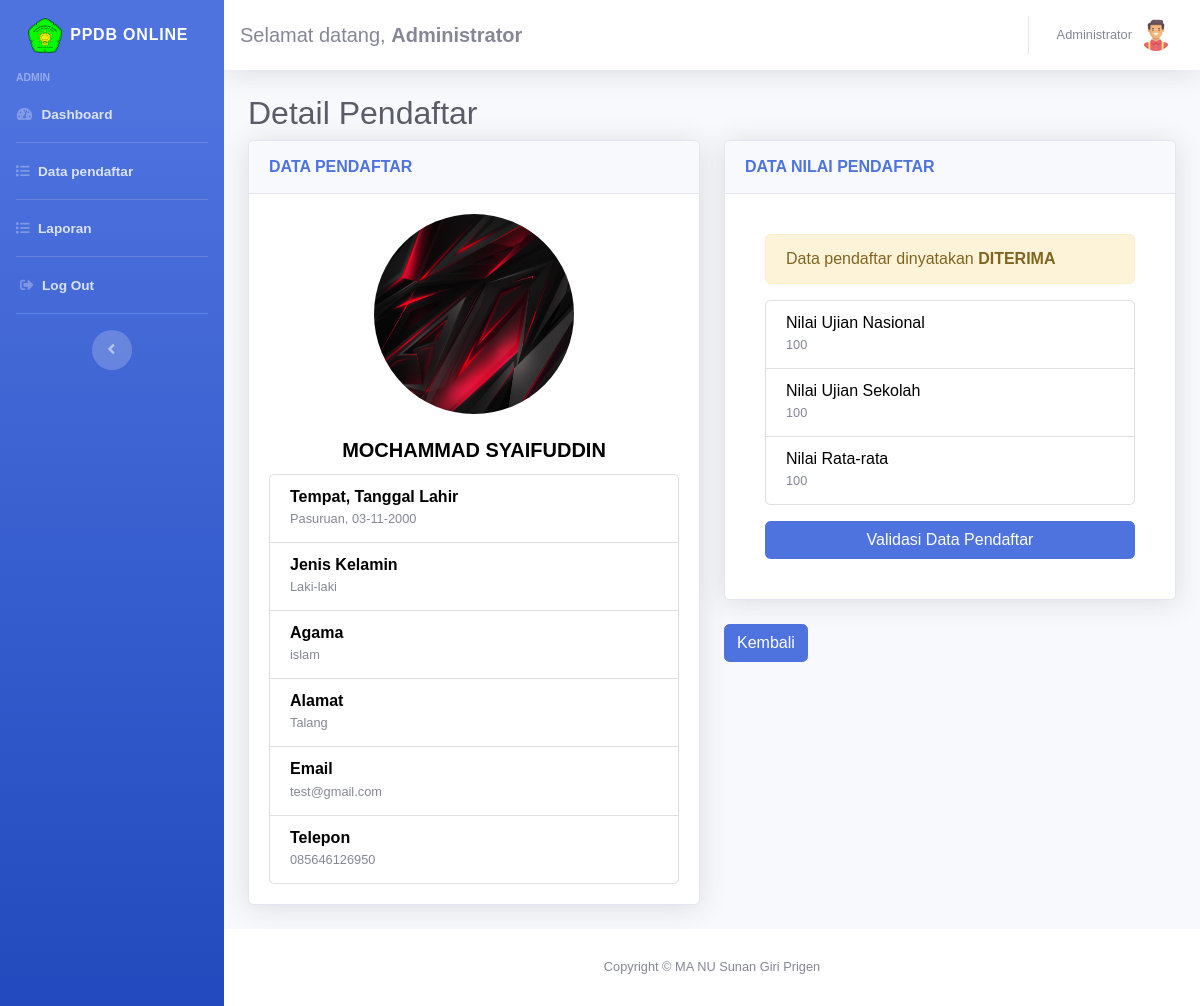
The page /admin/detailpendaftar.php?id=12 (signed in) on the database its author committed.
### tables this page shows
CREATE TABLE `pendaftar` (
  `id` int(11) NOT NULL,
  `nama` varchar(100) DEFAULT NULL,
  `tmpt_lahir` varchar(100) DEFAULT NULL,
  `tgl_lahir` date DEFAULT NULL,
  `jenis_kelamin` varchar(10) DEFAULT NULL,
  `agama` varchar(45) DEFAULT NULL,
  `alamat` text DEFAULT NULL,
  `email` varchar(100) DEFAULT NULL,
  `telepon` varchar(45) DEFAULT NULL,
  `foto` varchar(100) NOT NULL,
  `users_id` int(11) DEFAULT NULL
);

CREATE TABLE `nilai` (
  `id` int(11) NOT NULL,
  `nilai_un` double DEFAULT NULL,
  `nilai_us` double DEFAULT NULL,
  `nilai_rata` double(100,0) NOT NULL,
  `status` int(1) NOT NULL,
  `pendaftar_id` int(11) DEFAULT NULL
);

### controller/admin_detailpendaftar_control.php (called while the page is built, shortened)
<?php
$id_pendaftar = $_GET['id'];
$sql_pendaftar = "SELECT * FROM pendaftar where id='$id_pendaftar'";
$result_pendaftar = mysqli_query($koneksi, $sql_pendaftar);
$data_pendaftar = mysqli_fetch_array($result_pendaftar);
$sql_nilai = "SELECT * FROM nilai where pendaftar_id='$id_pendaftar'";
$result_nilai = mysqli_query($koneksi, $sql_nilai);
$data_nilai = mysqli_fetch_array($result_nilai);
?>

### admin/detailpendaftar.php (the view, shortened to what this page needs)
<?php include('../config/auto_load.php'); ?>
<?php include('../controller/admin_detailpendaftar_control.php'); ?>
<?php include('../template/header.php'); ?>
  <div class="container-fluid">
    <h2 class="text-gray-800">Detail Pendaftar</h2>
      <div class="row">
          <div class="col-md-6">
              <div class="card shadow mb-4">
                  <div class="card-header py-3">
                      <h6 class="m-0 font-weight-bold text-primary">DATA PENDAFTAR</h6>
                  </div>
                  <div class="card-body">
                      <div class="text-center">
                      <?php
                            if($data_pendaftar['foto'] != NULL) {
                                $foto = '../uploads/' . $data_pendaftar['foto'];
                            } else {
                                $foto = '../assets/img/avatar.png';
                            }
                        ?>
                          <img src="<?= $foto ?>" alt="fotoprofil" class="img-fuild rounded-circle" style="width: 200px; height:200px">
                      </div>
                      <h5 class="text-center card-title mt-4 text-uppercase" style="color: black">
                      <b><?= $data_pendaftar['nama'] ?></b>
                      </h5>
                          <ul class="list-group">
                          <li class="list-group-item ">
                                <h6 class="mb-0" style="color: black"><b>Tempat, Tanggal Lahir</b></h6>
                                <small class="text-muted"><?= $data_pendaftar['tmpt_lahir'] ?>, <?= date("d-m-Y", strtotime($data_pendaftar['tgl_lahir'] ))?></small>
                            </li>
                            <li class="list-group-item ">
                                <?php
                                    if($data_pendaftar['jenis_kelamin'] == 'L'){
                                        $kelamin = "Laki-laki";
                                    }  else {
                                        $kelamin = "Laki-Perempuan";
                                    }
                                ?>
                                <h6 class="mb-0" style="color: black"><b>Jenis Kelamin</b></h6>
                                <small><?= $kelamin ?></small>
                            </li>
                            <li class="list-group-item ">
                                <h6 class="mb-0" style="color: black"><b>Agama</b></h6>
                                <small> <?= $data_pendaftar['agama'] ?> </small>
                            </li>
                            <li class="list-group-item ">
                                <h6 class="mb-0" style="color: black"><b>Alamat</b></h6>
                                <small> <?= $data_pendaftar['alamat'] ?> </small>
                            </li>
                            <li class="list-group-item ">
                                <h6 class="mb-0" style="color: black"><b>Email</b></h6>
                                <small><?= $data_pendaftar['email'] ?></small>
                            </li>
                            <li class="list-group-item ">
                                <h6 class="mb-0" style="color: black"><b>Telepon</b></h6>
                                <small><?= $data_pendaftar['telepon'] ?></small>
                            </li>
                          </ul>
                  </div>
              </div>
          </div>
          <div class="col-md-6">
              <div class="card shadow mb-4">
                  <div class="card-header py-3">
                      <h6 class="m-0 font-weight-bold text-primary">DATA NILAI PENDAFTAR</h6>
                  </div>
                  <div class="card-body">
                      <div class="card-body">
                        <?php
                            if ($data_nilai['status'] == 0) {
                               echo '<div class="alert alert-warning">
                               Data pendaftar belum divalidasi
                           </div>';
                            }
                            else if ($data_nilai['status'] == 1) {
                               echo '<div class="alert alert-warning">
                               Data pendaftar dinyatakan <b>DITERIMA</b>
                                 </div>';
                            }
                            else if ($data_nilai['status'] == 2) {
                               echo '<div class="alert alert-warning">
                               Data pendaftar dinyatakan <b>DITOLAK</b>
                                 </div>';
                            }
                        ?>
                          <ul class="list-group">
                              <li class="list-group-item">
                                  <h6 class="mb-0" style="color: black">Nilai Ujian Nasional</h6>
                                  <small class="text-muted"> <?= $data_nilai['nilai_un']?> </small>
                              </li>
                              <li class="list-group-item">
                                  <h6 class="mb-0" style="color: black">Nilai Ujian Sekolah</h6>
                                  <small class="text-muted"> <?= $data_nilai['nilai_us']?> </small>
                              </li>
                              <li class="list-group-item">
                                  <h6 class="mb-0" style="color: black">Nilai Rata-rata</h6>
                                  <small class="text-muted"><?= $data_nilai['nilai_rata']?></small>
                              </li>
                          </ul>
                          <button type="button" class="btn btn-primary mt-3 btn-block" data-toggle="modal" data-target="#modalvalidasi">
                              Validasi Data Pendaftar
                          </button>
                      </div>
                  </div>
              </div>
              <a href="pendaftaran.php" class="btn btn-primary ">Kembali</a>
          </div>
      </div>
  </div>
  </div>
<?php include('../template/footer.php'); ?>

### assets/css/style.css (style rules this page uses)
body { font-family: sans-serif; background-attachment: fixed; background-image: url("../img/bg-ma.jpg"); background-repeat: no-repeat; background-size: cover; }

### rows shown on the page
pendaftar: foto (picture), nama "MOCHAMMAD SYAIFUDDIN", tmpt_lahir "Pasuruan", tgl_lahir "03-11-2000", jenis_kelamin "Laki-laki", agama "islam", alamat "Talang", email "test@gmail.com", telepon "085646126950"
nilai: nilai_un "100", nilai_us "100", nilai_rata "100"

### other values the page prints
$_SESSION['level'] "ADMIN"
$nama "Administrator"
